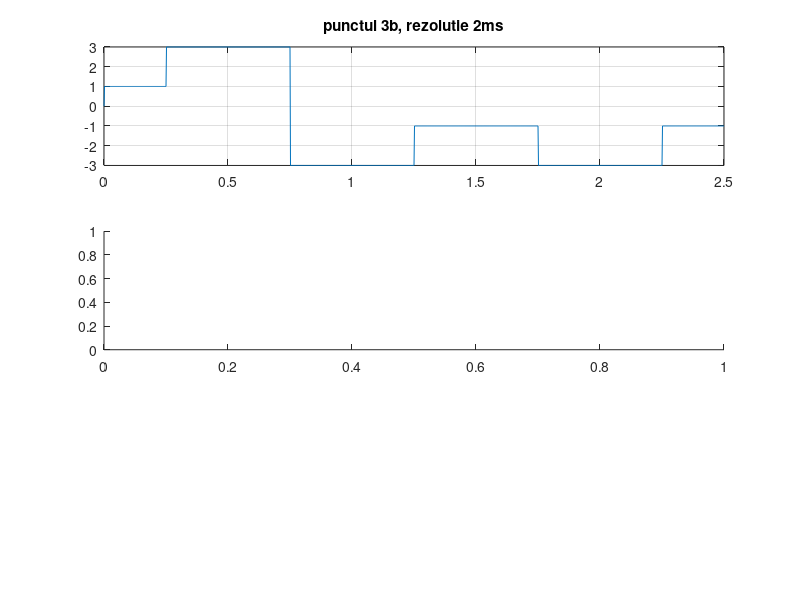

Reproduce this figure in MATLAB. (Note: this script raises an error after producing the figure.)
D=0.25;
lev = [-3, -1, 1, 3];

%lungimea lui d ne da numarul de esantioane cuprinse in durata D

%rezolutie 2ms
pas1=0.002;
d1=0:pas1:D;
t1=0:pas1:10*D;
j=0;
for i=1:(length(t1)-1)
    if (mod(t1(i),D)==0)
        pos = randi(length(lev));
        for(j=(1:length(d1)-1))
         x1(i+j)=lev(pos);
        end
    end
end
subplot (3,1,1), plot(t1,x1), title('punctul 3b, rezolutie 2ms'), grid;


%rezolutie 20ms
pas2=0.02;
d2=0:pas2:D;
t2=0:pas2:10*D;
j=0;
for i=1:(length(t2)-1)
    if (mod(t2(i),D)==0)
        pos = randi(length(lev));
        for(j=(1:length(d2)-1))
         x2(i+j)=lev(pos);
        end
    end
end
subplot (3,1,2), plot(t2,x2), title('punctul 3b, rezolutie 20ms'), grid;

%rezolutie 200ms
pas3=0.2;
d3=0:pas3:D;
t3=0:pas3:10*D;
j=0;
for i=1:(length(t3)-1)
    if (mod(t3(i),D)==0)
        pos = randi(length(lev));
        for(j=(1:length(d3)-1))
         x3(i+j)=lev(pos);
        end
    end
end
subplot (3,1,3), plot(t3,x3), title('punctul 3b, rezolutie 200ms'), grid;

figure (1);